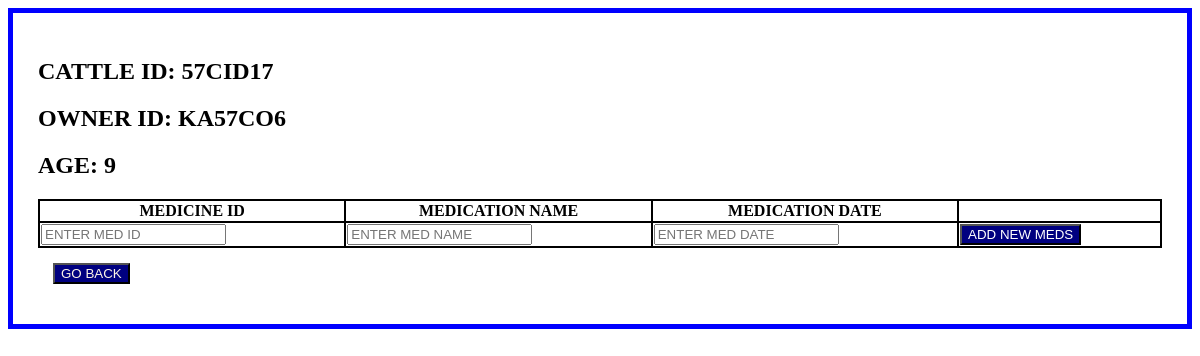
The page /cattle/57CID17 on the database its author committed.
### tables this page shows
CREATE TABLE CATTLE(CATTLE_ID TEXT PRIMARY KEY, OWNER_ID TEXT NOT NULL, AGE INTEGER NOT NULL, BREED TEXT NOT NULL);

### app.py (the view)
@app.route('/cattle/<cattle_id>', methods = ['POST', 'GET'])
def cattle(cattle_id):
   if request.method == "POST":
      conn = sqlite3.connect('cattledoc.db')
      c=conn.cursor()
      s_no=request.form['s_no']
      name=request.form['name']
      date=request.form['date']
      print(date)
      print(name)
      c.execute(f"INSERT INTO MEDICATION VALUES ('{cattle_id}','{name}','{date}','{s_no}')")
      conn.commit()
      conn.close()
      return redirect(f'/cattle/{cattle_id}')
   else:
      conn = sqlite3.connect('cattledoc.db')
      c=conn.cursor()
      c.execute(f'SELECT * FROM CATTLE WHERE CATTLE_ID="{cattle_id}"')
      c_data = c.fetchone()
      c.execute(f'SELECT * FROM MEDICATION WHERE CATTLE_ID="{cattle_id}"')
      m_data = c.fetchall()
      conn.commit()
      conn.close()
      return render_template('cattle.html',cattle_data = c_data ,medication_data = m_data)

### templates/cattle.html (shortened to what this page needs)
<!DOCTYPE html>
<html lang="en">
<head>
</head>
<body>
    <div class="container">
        <h2>CATTLE ID: {{ cattle_data[0] }}</h2>
    <h2>OWNER ID: {{ cattle_data[1] }}</h2>
    <h2>AGE: {{ cattle_data[2] }}</h2>
    <table style="width:100%">
        <tr>
            <th>MEDICINE ID</th>
            <th>MEDICATION NAME</th>
            <th>MEDICATION DATE</th>
            <th></th>
        </tr>
        <tr>
            <form action="{{ cattle_data[0] }}" method="POST">
                <td><input type="text" placeholder="ENTER MED ID" name="s_no" required></td>
                <td><input type="text" placeholder="ENTER MED NAME" name="name" required></td>
                <td><input type="text" placeholder="ENTER MED DATE" name="date" required></td>
                <td><button class="add-btn">ADD NEW MEDS</button></td>
            </form>
        </tr>
    </table>
    <form>
        <input  type="button" style="margin:15px; background-color: navy; color: oldlace; " onclick="window.location.href='http://127.0.0.1:5000/dashboard/KADOC069';" value="GO BACK"/>
      </form>
    </div>
</body>
</html>

### templates/cattle.html (style rules this page uses)
table, td, th { border: solid 2px black; border-collapse:collapse; }
.add-btn { background-color: navy; color: white; }
.container { border: blue solid 5px; padding: 25px; }

### rows shown on the page
CATTLE: CATTLE_ID "57CID17", OWNER_ID "KA57CO6", AGE "9"
